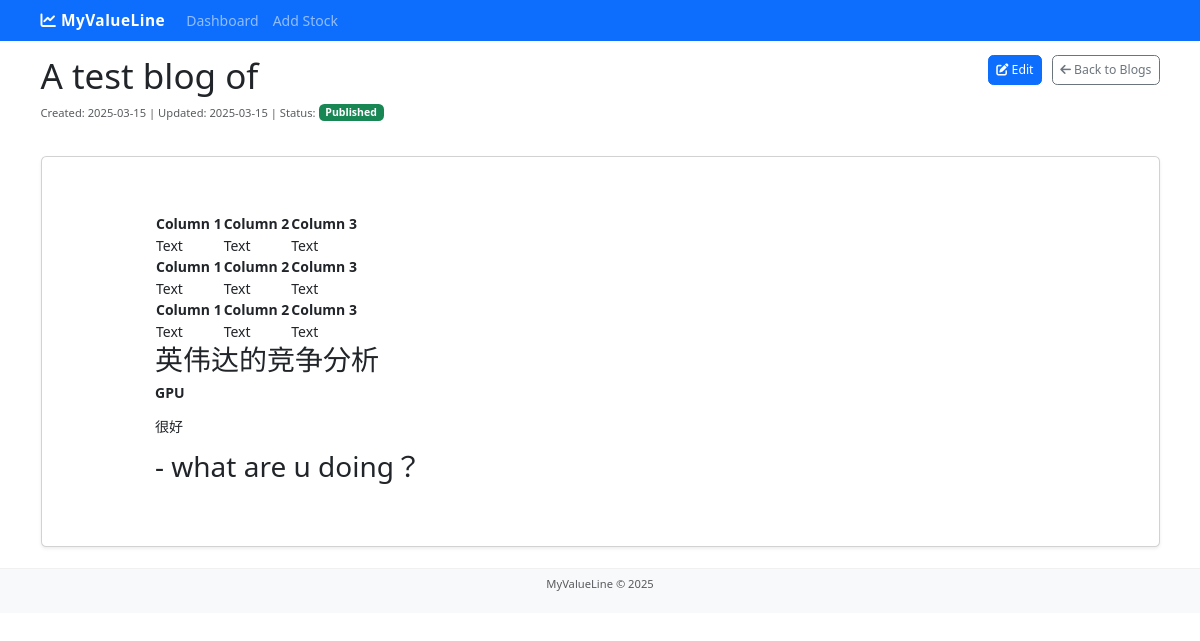
The app's page /blogs/1 with its own data.
### app/models.py (models this page shows, shortened)
class MarkdownBlog(db.Model):
    id = db.Column(db.Integer, primary_key=True)
    title = db.Column(db.String(200), nullable=False)
    content = db.Column(db.Text, nullable=False)
    created_at = db.Column(db.DateTime, default=datetime.utcnow)
    updated_at = db.Column(db.DateTime, default=datetime.utcnow, onupdate=datetime.utcnow)
    is_published = db.Column(db.Boolean, default=False)

### app/routes.py (the view)
@app.route('/blogs/<int:blog_id>')
def view_blog(blog_id):
    blog = MarkdownBlog.query.get_or_404(blog_id)
    html_content = markdown.markdown(
        blog.content,
        extensions=['extra', 'codehilite', 'nl2br', 'tables']
    )
    allowed_tags = [
        'h1', 'h2', 'h3', 'h4', 'h5', 'h6',
        'p', 'a', 'abbr', 'acronym', 'b', 'blockquote',
        'code', 'em', 'i', 'li', 'ol', 'strong', 'ul',
        'br', 'del', 'ins', 'img', 'pre', 'table', 'tbody',
        'td', 'th', 'thead', 'tr', 'hr', 'span', 'div'
    ]
    allowed_attrs = {
        '*': ['class', 'style'],
        'a': ['href', 'title', 'rel'],
        'img': ['src', 'alt', 'title', 'width', 'height']
    }
    sanitized_html = bleach.clean(
        html_content,
        tags=allowed_tags,
        attributes=allowed_attrs,
        strip=True
    )
    return render_template('view_blog.html', blog=blog, rendered_content=sanitized_html)

### run.py (called while the page is built)
@app.context_processor
def inject_now():
    return {'now': datetime.utcnow()}

### app/templates/view_blog.html (shortened to what this page needs)
{% extends "layout.html" %}
{% block head %}
<link rel="stylesheet" href="https://cdn.jsdelivr.net/npm/github-markdown-css@5.1.0/github-markdown-light.css">
{% endblock %}
{% block content %}
<div class="row mb-4">
    <div class="col">
        <h1>{{ blog.title }}</h1>
        <p class="text-muted">
            Created: {{ blog.created_at.strftime('%Y-%m-%d') }} |
            Updated: {{ blog.updated_at.strftime('%Y-%m-%d') }} |
            Status: <span class="badge bg-{% if blog.is_published %}success{% else %}secondary{% endif %}">
                {{ 'Published' if blog.is_published else 'Draft' }}
            </span>
        </p>
    </div>
    <div class="col-auto">
        <a href="{{ url_for('edit_blog', blog_id=blog.id) }}" class="btn btn-primary me-2">
            <i class="fas fa-edit"></i> Edit
        </a>
        <a href="{{ url_for('markdown_blogs') }}" class="btn btn-outline-secondary">
            <i class="fas fa-arrow-left"></i> Back to Blogs
        </a>
    </div>
</div>
<div class="card shadow-sm mb-4">
    <div class="card-body">
        <div class="markdown-body">
            {{ rendered_content|safe }}
        </div>
    </div>
</div>
{% endblock %}

### app/static/css/style.css (style rules this page uses)
html { font-size: 14px; }
body { line-height: 1.4; }
.card-body { padding: 0.75rem; }
.form-control, .btn { padding: 0.375rem 0.5rem; font-size: 0.875rem; }
.badge { font-size: 0.75rem; }
.text-muted { font-size: 0.8rem; }

### app/templates/view_blog.html (style rules this page uses)
.markdown-body { box-sizing: border-box; min-width: 200px; max-width: 980px; margin: 0 auto; padding: 45px; }

### records on screen
MarkdownBlog: title "A test blog of", created_at "2025-03-15", updated_at "2025-03-15", is_published "Published"

### other values on screen
{{ rendered_content|safe }} "Column 1 Column 2 Column 3 Text Text Text Column 1 Column 2 Column 3 Text Text Text Column 1 Column 2 Column 3 Text Text Text 英伟达的竞争分析 GPU 很好 - what are u doing？"
